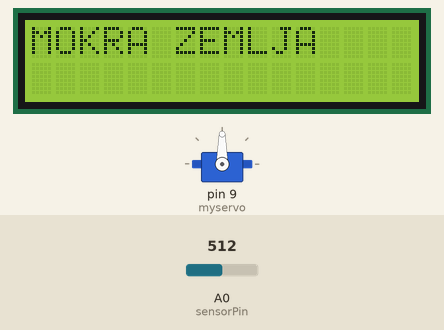
Bench run of a sketch on a simulated Arduino Uno, built with avr-gcc and run on an emulated ATmega328P. On the bench: servo, 16×2 character LCD. The inputs (shaded band) are chosen by the test bench; at power-on: A0 (sensorPin) = 512.

Above: at 1.2 s.
1.3 s: A0 (sensorPin) set to 883
7.3 s: A0 (sensorPin) set to 915
At 12.1 s:
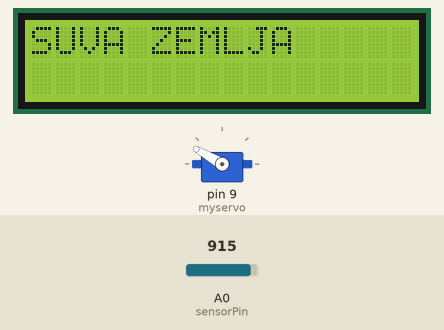
18.1 s: A0 (sensorPin) set to 890
At 18.6 s:
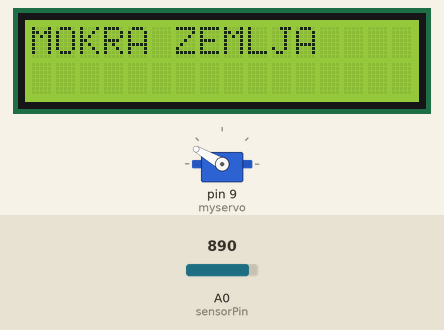
24.1 s: A0 (sensorPin) set to 900
At 28.7 s:
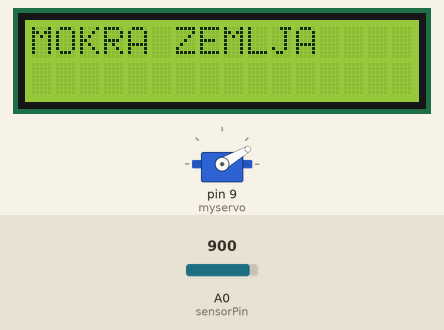
34.9 s: A0 (sensorPin) set to 716
At 36.1 s:
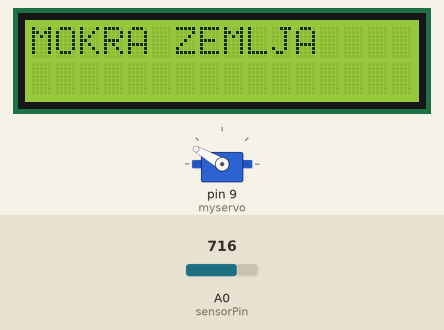
40.9 s: A0 (sensorPin) set to 910
At 47.2 s:
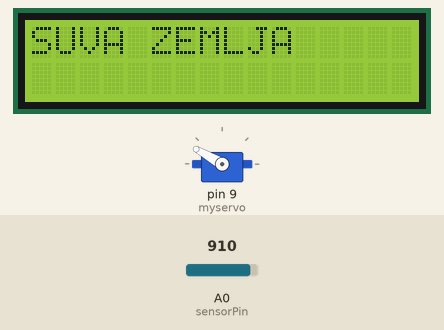
Timing chart, 0 to 48.7 s (numbered marks = the images above; inputs shaded):
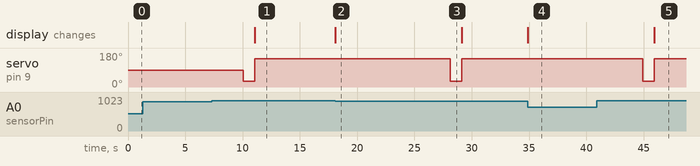

Measured:
- the behaviour switches between 899 and 900 on A0 (sensorPin) (found by bisection; images 0 and 1)
- after the input at 1.3 s, every drawn part: stays the same
- after the input at 7.3 s, servo on pin 9 (myservo): 90° → 30° after 2.8 s, → 150° 1.0 s later; the display: changes after 3.8 s (image 1)
- after the input at 18.1 s, the display: changes at once (image 2)
- after the input at 24.1 s, servo on pin 9 (myservo): 150° → 30° after 4.0 s, → 150° 1.0 s later
- after the input at 34.9 s, the display: changes at once (image 4)
- after the input at 40.9 s, servo on pin 9 (myservo): 150° → 30° after 4.0 s, → 150° 1.0 s later; the display: changes after 5.0 s (image 5)

The sketch:

B24.ino
```cpp
#include <LiquidCrystal.h>
#include <Servo.h>

const int rs=12, en=11, d4=5, d5=4, d6=3, d7=2;
LiquidCrystal lcd(rs,en,d4,d5,d6,d7);
Servo myservo;
int sensorPin = A0;
int sensorValue;
int brojac=0;

void setup(){
  myservo.attach(9);
  lcd.begin(16, 2);
}
void loop(){
  sensorValue=analogRead(sensorPin);
  if(sensorValue<900)
  {
    lcd.clear();
    lcd.print("MOKRA ZEMLJA");
    delay(5000);
    brojac=0;
  }
  else
  {
    if(brojac==0)
    {
    myservo.write(30);
    delay(1000);
    myservo.write(150);
    brojac++;
    }
    lcd.clear();
    lcd.print("SUVA ZEMLJA");
  }
  //Serial.begin(9600);
  //Serial.print(sensorValue);
}
```
